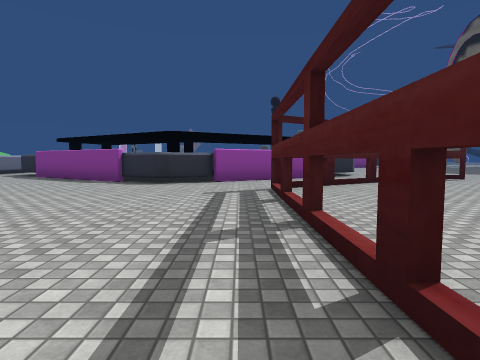
View 1 (above)

24 first-person views from a walk through a scene from a Unity 3-D project. The camera is 1.3 m above the floor, tilts 4° down and sees 80° across. The floor is counted in squares, 2 m on a side. Each view is taken from the middle of a square. On the plan, view 1 faces up. The plan holds only what a view shows up to about 9 squares ahead; the rest is blank. The place goes on beyond the plan. Some surface patterns are stand-ins.

View 2
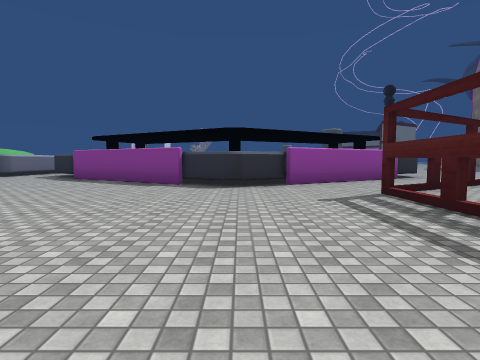

View 3
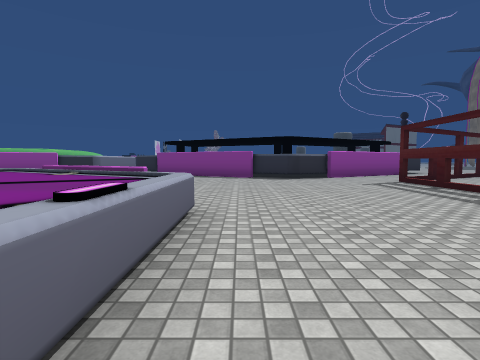

View 4
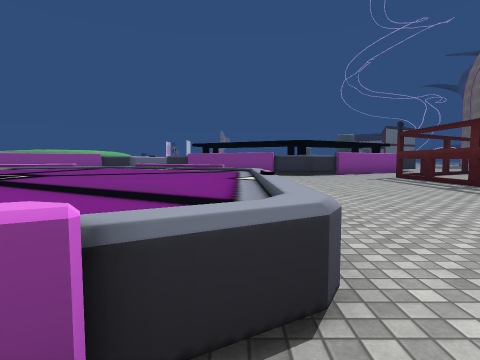

View 5
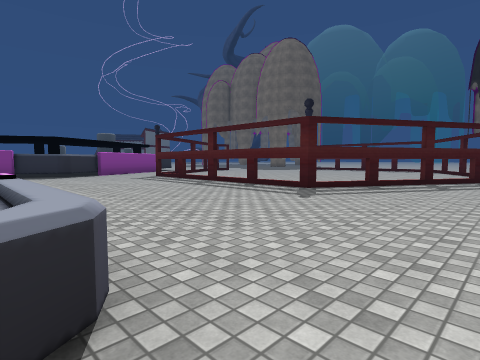

View 6
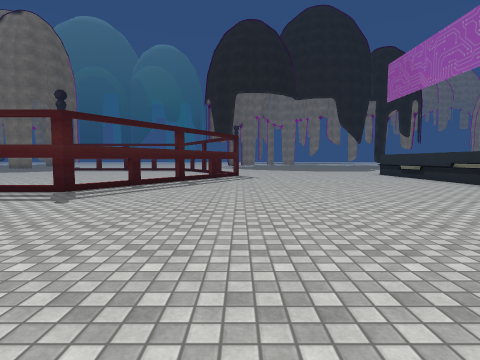

View 7
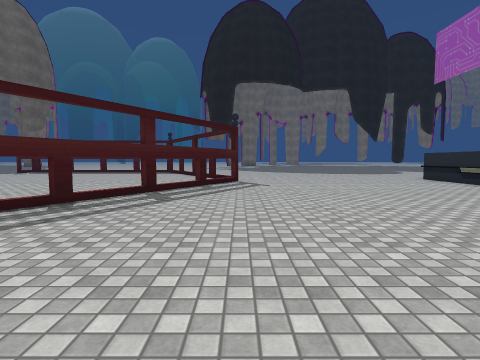

View 8
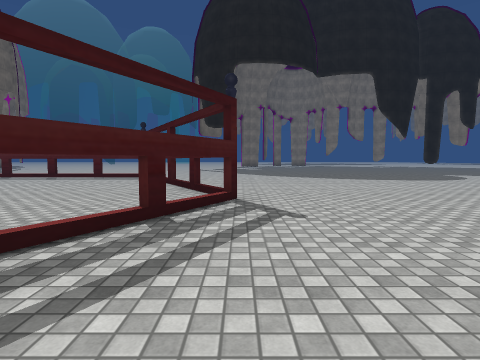

View 9
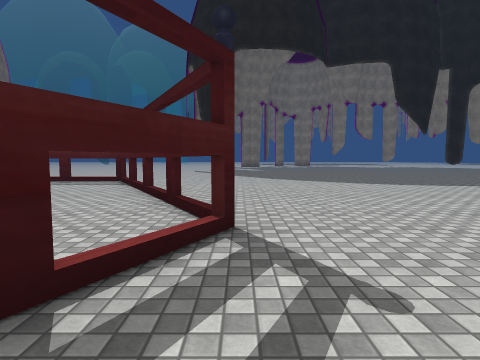

View 10
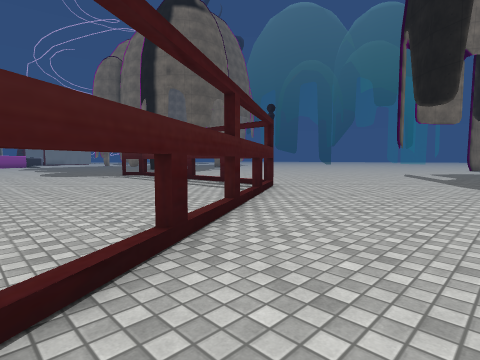

View 11
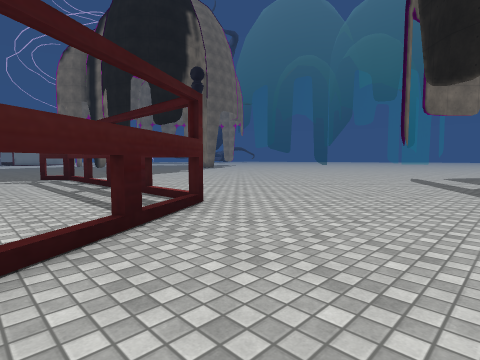

View 12
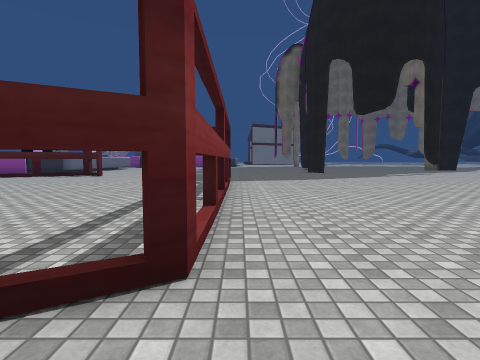

View 13
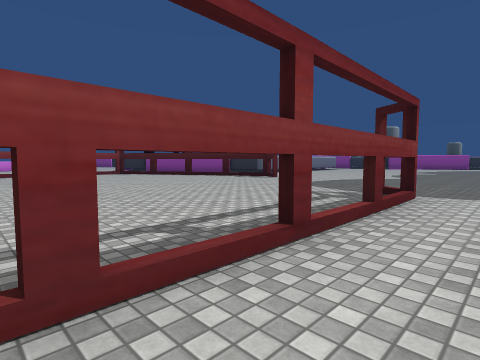

View 14
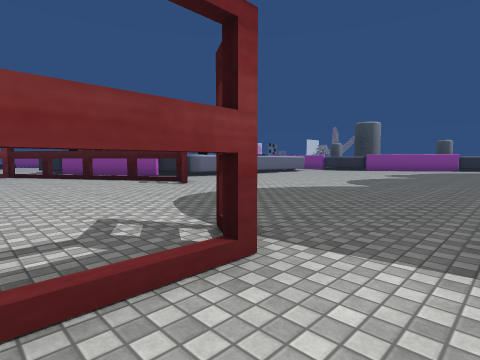

View 15
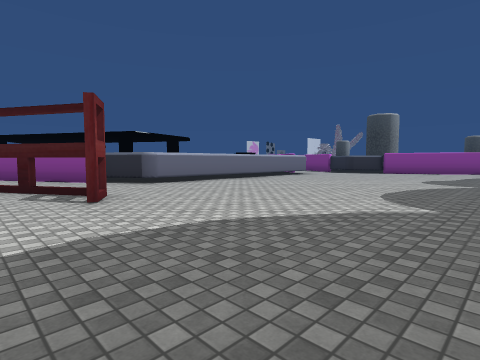

View 16
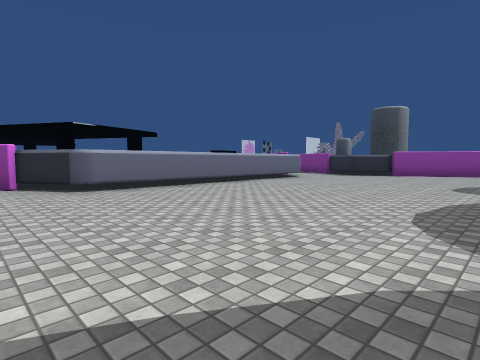

View 17
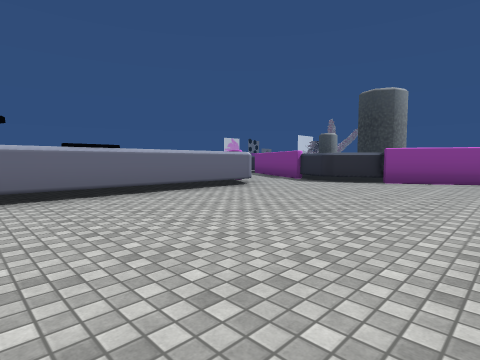

View 18
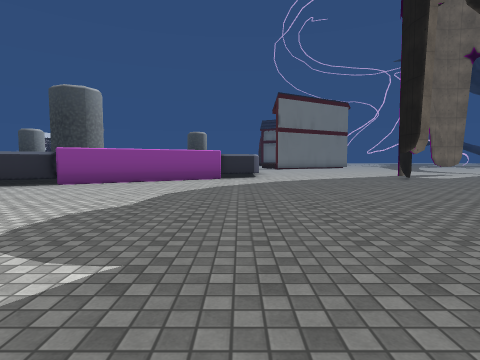

View 19
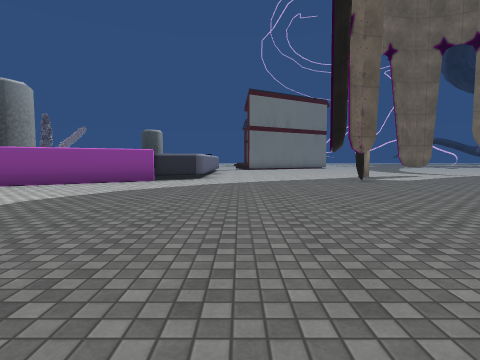

View 20
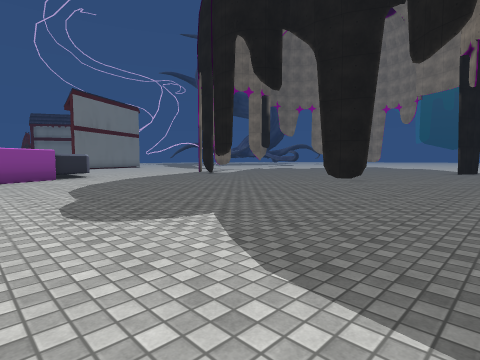

View 21
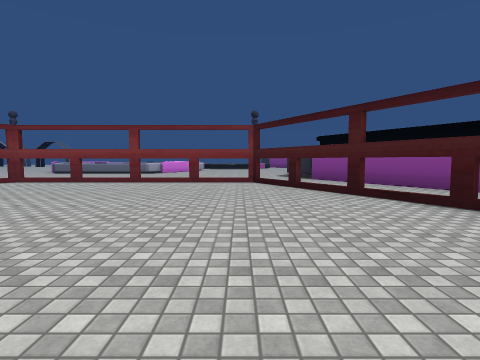

View 22
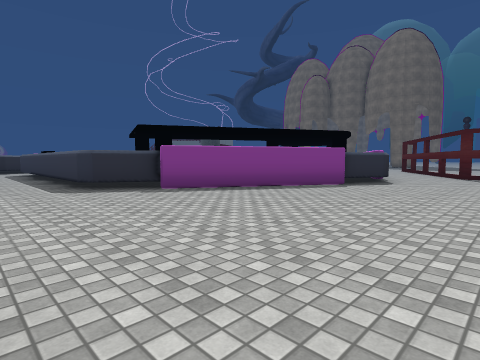

View 23
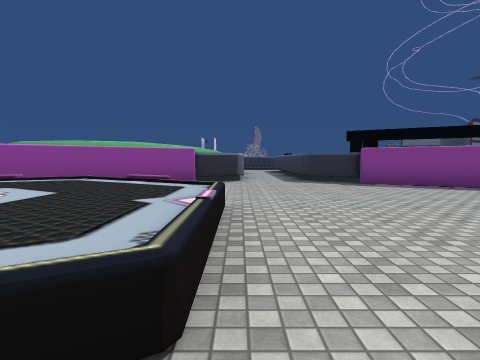

View 24
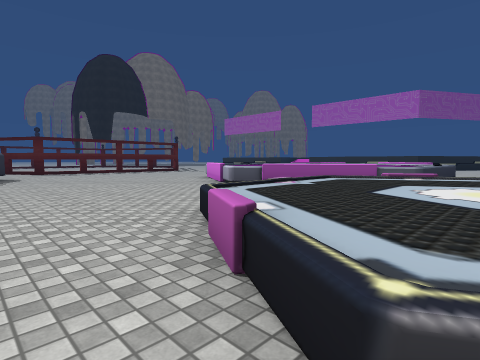

### Floor plan
Key: @ floor where view 1 was taken; # wall or solid block; . floor; ^ raised ledge; T thing the floor can be seen under or through.
Columns run from 14 left of view 1 to 17 right of it. Each row starts with its distance up from view 1.
 25                          ^ .....
 24                        ^^.......
 23                      ^#.........
 22                    ##......... .
 21                   ..............
 20                   ^.............
 19                   ^.............
 18                   ^.............
 17                   ^.............
 16     .^            ^.............
 15     .^            ^.............
 14     .^            ^..........
 13     .^            ^.........
 12  ###.^^           #.........
 11 ##....##         #..........
 10 #.......#^     ^^....T.......
  9 ..........## ##....TT........
  8 ^^..........#....TT..........
  7 ^^^.............#.........##....
  6 ^^^............#...........#....
  5 ^^^............#...........#....
  4 ^^^............#...........#....
  3  ^..^^^^#......#...........#....
  2   ^^^^^^^^.....#...........#....
  1   ^  ^^^^^.....T...........#....
  0   ^   ^^^^....@T..........##....
 -1   ^   ^^^^......T........##.....
 -2   ^    ^^^.......TT.....#.......
 -3         ^^.........TT.##........
 -4          ............#..........
 -5           ..................
 -6            .................
 -7             ................
 -8              ...............
 -9                .............
-10                 .....  .....

Where each view was taken, in squares from view 1:
view 1: 0 up, 0 right, facing up
view 2: 1 up, 2 left, facing up
view 3: 2 down, 4 left, facing up
view 4: 4 down, 5 left, facing up
view 5: 4 down, 5 left, facing up-right
view 6: 4 down, 5 left, facing right
view 7: 4 down, 2 left, facing right
view 8: 4 down, 2 right, facing right
view 9: 4 down, 4 right, facing right
view 10: 5 down, 7 right, facing up-right
view 11: 4 down, 10 right, facing up-right
view 12: 2 down, 13 right, facing up
view 13: 1 up, 14 right, facing up-left
view 14: 5 up, 14 right, facing up-left
view 15: 8 up, 12 right, facing up-left
view 16: 10 up, 11 right, facing up-left
view 17: 14 up, 10 right, facing up-left
view 18: 15 up, 12 right, facing up
view 19: 16 up, 14 right, facing up
view 20: 14 up, 9 right, facing up-right
view 21: 6 up, 9 right, facing left
view 22: 5 up, 11 left, facing up-right
view 23: 3 up, 11 left, facing up
view 24: 9 up, 14 left, facing down-right
